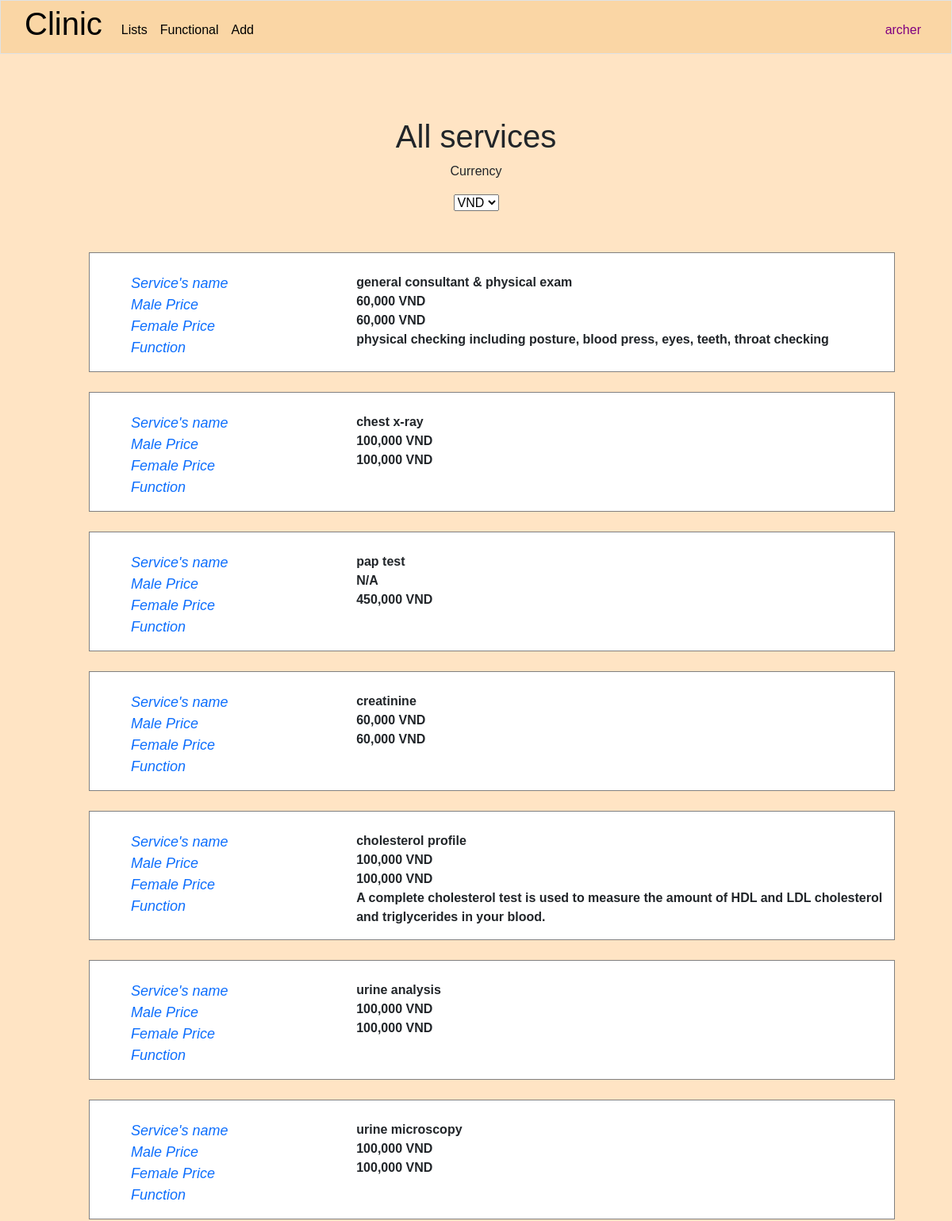
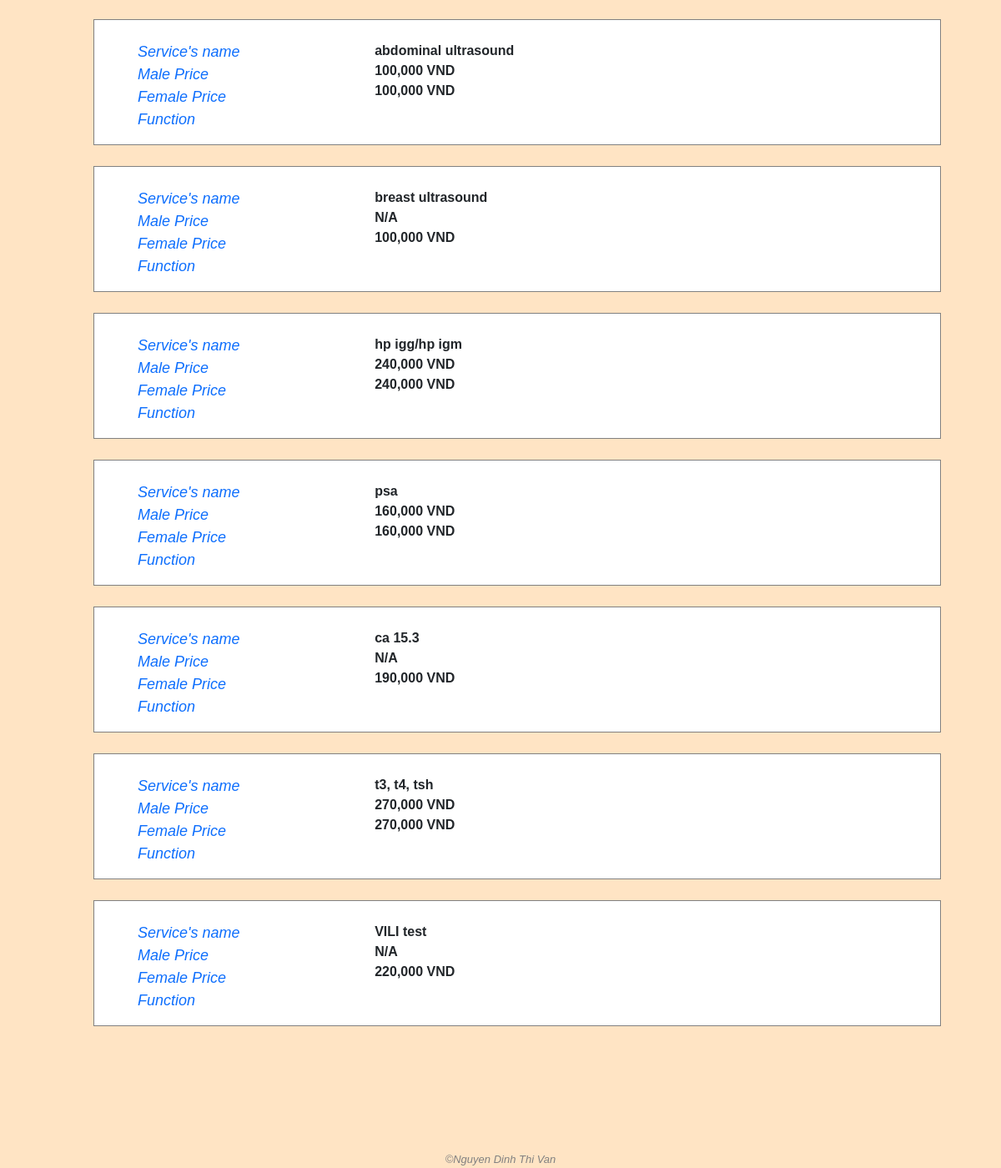
Page / (signed in) on the committed database (2 pictures, top to bottom).
### clinic/models.py (models this page shows, shortened)
class User(AbstractUser):
    class Level(models.IntegerChoices):
        LOW = 1
        MIDDLE = 2
        TOP = 3
    management_right_level = models.IntegerField(choices=Level.choices, blank=True, null=True)

class Service(models.Model):
    name = models.CharField(max_length=255)
    benefit = models.TextField(blank=True)
    male_price = models.IntegerField(blank=True, null=True)
    female_price = models.IntegerField(blank=True, null=True)
    description = models.TextField(blank=True, null=True)
    created_by = models.ForeignKey(User, blank=True, null=True, on_delete=models.CASCADE, related_name='add_services')
    modified_by = models.ForeignKey(User, blank=True, null=True, on_delete=models.CASCADE, related_name='modified_services')

### clinic/views.py (the view)
# urls.py: path('', views.index, name='index'),
@login_required
def index(request):
    yay_message = request.session.get('yay_message', '')
    nay_message = request.session.get('nay_message', '')
    request.session['yay_message'] = ''
    request.session['nay_message'] = ''
    services = Service.objects.all()
    return render(request, "clinic/index.html", {
        "yay_message": yay_message,
        "nay_message": nay_message,
        "services": services
    })

### clinic/templates/clinic/index.html (shortened to what this page needs)
{% extends "clinic/layout.html" %}
{% load static %}
{% load humanize %}
{% block main %}
    <h1 class="text-center">All services</h1>
    <div class="text-center">
        <p>Currency</p>
        <select id="currency">
            <option selected value="VND">VND</option>
        </select>
    </div>
    <div class="container" id="services-container">
        {% for service in services %}
            <a class="service-detail-link" href="{% url 'service_detail' service_id=service.id %}">
                <div class="service-info my-service-info">
                    <div class="field-name">
                        <ul class="no-bullet">
                            <li><i class="i-left">Service's name</i></li>
                            <li><i class="i-left">Male Price</i></li>
                            <li><i class="i-left">Female Price</i></li>
                            <li><i class="i-left">Function</i></li>
                        </ul>
                    </div>
                    <div class="field-value">
                        <ul class="no-bullet">
                            <li><strong><a>{{ service.name }}</a></strong></li>
                            <li>
                                    {% if service.male_price == None %}
                                        <strong>N/A</strong>
                                    {% else %}
                                        <strong class="price" data-price="{{ service.male_price }}">{{ service.male_price|intcomma }}</strong> <strong class="price-currency">VND</strong>
                                    {% endif %}
                            </li>
                            <li>
                                    {% if service.female_price == None %}
                                        <strong>N/A</strong>
                                    {% else %}
                                        <strong class="price" data-price="{{ service.female_price }}">{{ service.female_price|intcomma }}</strong> <strong class="price-currency">VND</strong>
                                    {% endif %}
                            </li>
                            <li><strong>{{ service.benefit }}</strong></li>
                        </ul>
                    </div>
                </div>
            </a>
        {% empty %}
            <p>No service yet</p>
        {% endfor %}
    </div>
{% endblock %}

### clinic/templates/clinic/layout.html (shortened to what this page needs)
{% load static %}
<!DOCTYPE html>
<html lang="en">
    <head>
        <link rel="stylesheet" href="{% static 'clinic/bootstrap.css' %}">
        <link rel="stylesheet" href="{% static 'clinic/styles.css' %}">
    </head>
    <body>
        <nav class="navbar navbar-expand-lg navbar-custom border">
            <a class="navbar-brand" href="{% url 'index' %}"><span><h1>Clinic</h1></span></a>
            <div class="collapse navbar-collapse" id="navbar">
                <ul class="navbar-nav me-auto mt-2">
                    <li class="nav-item">
                        <div class="dropdown">
                            <button class="nav-link active" type="button" id="dropdownMenuButton3" data-bs-toggle="dropdown" aria-expanded="false">
                                Lists
                            </button>
                        </div>
                    </li>
                    {% if user.is_authenticated %}
                        <li class="nav-item">
                            <a class="nav-link active">
                                Functional
                            </a>
                        </li>
                        {% if user.management_right_level >= 2 %}
                        <li class="nav-item">
                            <div class="dropdown">
                                <button class="nav-link active" type="button" id="dropdownMenuButton1" data-bs-toggle="dropdown" aria-expanded="false">
                                    Add
                                </button>
                            </div>
                        </li>
                        {% endif %}
                    {% endif %}
                </ul>
                <ul class="navbar-nav ms-auto mt-2">
                    {% if user.is_authenticated %}
                        <li class="nav-item">
                            <div class="dropdown">
                                <button class="nav-link active" style="color: purple;" type="button" id="dropdownMenuButton2" data-bs-toggle="dropdown" aria-expanded="false">
                                    {{ user.username }}
                                </button>
                            </div>
                        </li>
                    {% else %}
                        <li class="nav-item">
                            <a class="nav-link active" href="{% url 'login' %}">
                                Log in
                            </a>
                        </li>
                    {% endif %}
                </ul>
            </div>
        </nav>
        <main>{% block main %}{% endblock %}</main>
        <footer class="text-center">
            &#169;Nguyen Dinh Thi Van
        </footer>
    </body>
</html>

### clinic/static/clinic/styles.css (style rules this page uses)
body { font-family: sans-serif; }
body { color: auto; background-color: bisque; }
main { min-height: 40vh; }
footer { margin-top: 150px; font-family: sans-serif; font-size: 13px; font-style: italic; color: grey; }
.navbar-custom { padding: 0 30px; background: #FAD6A5; margin-bottom: 30px; }
.container { margin: 50px 0; }
.service-detail-link { text-decoration: none; }
.my-service-info, .my-people-info { display: grid; grid-template-columns: 30% auto; margin-top: 25px; margin-left: 100px; padding-top: 25px !important; border: 1px solid grey; background-color: white; }
.i-left { font-size: 18px; margin: 10px 20px; }
.no-bullet { list-style-type: none; }

### rows in the picture
User: username "archer"
Service: name "general consultant & physical exam", male_price "60,000", female_price "60,000", benefit "physical checking including posture, blood press, eyes, teeth, throat checking"
Service: name "chest x-ray", male_price "100,000", female_price "100,000"
Service: name "pap test", shows "N/A", female_price "450,000"
Service: name "creatinine", male_price "60,000", female_price "60,000"
Service: name "cholesterol profile", male_price "100,000", female_price "100,000", benefit "A complete cholesterol test is used to measure the amount of HDL and LDL cholesterol and triglycerides in your blood."
Service: name "urine analysis", male_price "100,000", female_price "100,000"
Service: name "urine microscopy", male_price "100,000", female_price "100,000"
Service: name "abdominal ultrasound", male_price "100,000", female_price "100,000"
Service: name "breast ultrasound", shows "N/A", female_price "100,000"
Service: name "hp igg/hp igm", male_price "240,000", female_price "240,000"
Service: name "psa", male_price "160,000", female_price "160,000"
Service: name "ca 15.3", shows "N/A", female_price "190,000"
Service: name "t3, t4, tsh", male_price "270,000", female_price "270,000"
Service: name "VILI test", shows "N/A", female_price "220,000"
